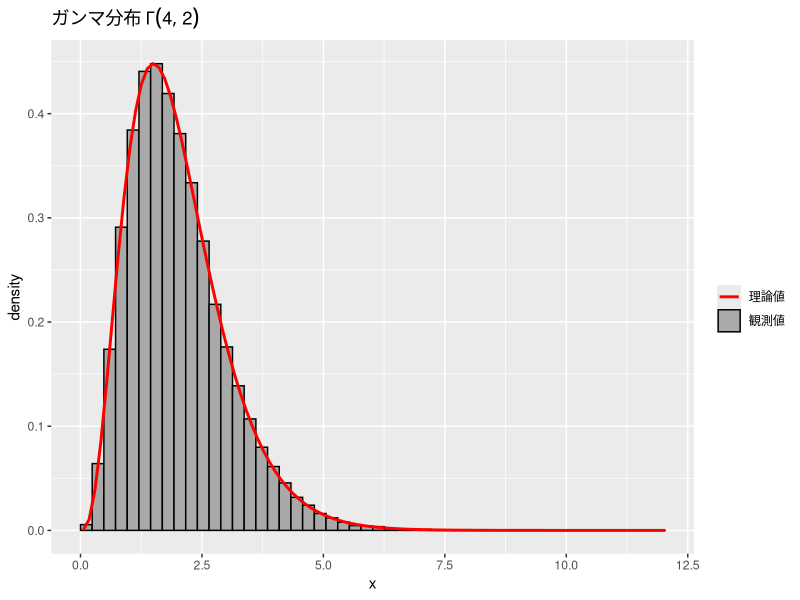

The R script that drew this image:
set.seed(123) # 乱数の初期値を指定
# ガンマ分布に従う乱数
rgamma(10,shape = 3, rate = 1) # ガンマ分布に従う乱数を10個発生
## ヒストグラムの作成と確率密度関数との比較
library(ggplot2)
nu <- 4
alpha <- 2
x <- rgamma(10^5, shape = nu, rate = alpha)　# ガンマ乱数を10^5個発生
f <- function(x) dgamma(x, shape = nu, rate = alpha) # 確率密度関数
ggplot() + 
  geom_histogram(aes(x, y = after_stat(density), # y軸を密度スケールにする
                     color = "観測値"), # 凡例をつけるために, color=ラベルの形式で設定しておく
                 breaks = seq(0, max(x), by = max(x)/50), # ビンを手動で設定
                 fill = "darkgray") + # 棒グラフの色
  stat_function(aes(color = "理論値"), linewidth = 1, fun = f) + 
  # 密度の上書き. ここでも凡例をつけるためにcolorを設定しておく
  # また，線の太さを調整するためにsizeを指定している.
  scale_color_manual(name = "", values = c(観測値="black", 理論値="red")) +
  # 密度の色・ヒストグラムの境界線の設定. 凡例にも反映される
  ggtitle(bquote(paste("ガンマ分布 ", Gamma(.(nu), .(alpha))))) # グラフタイトル
